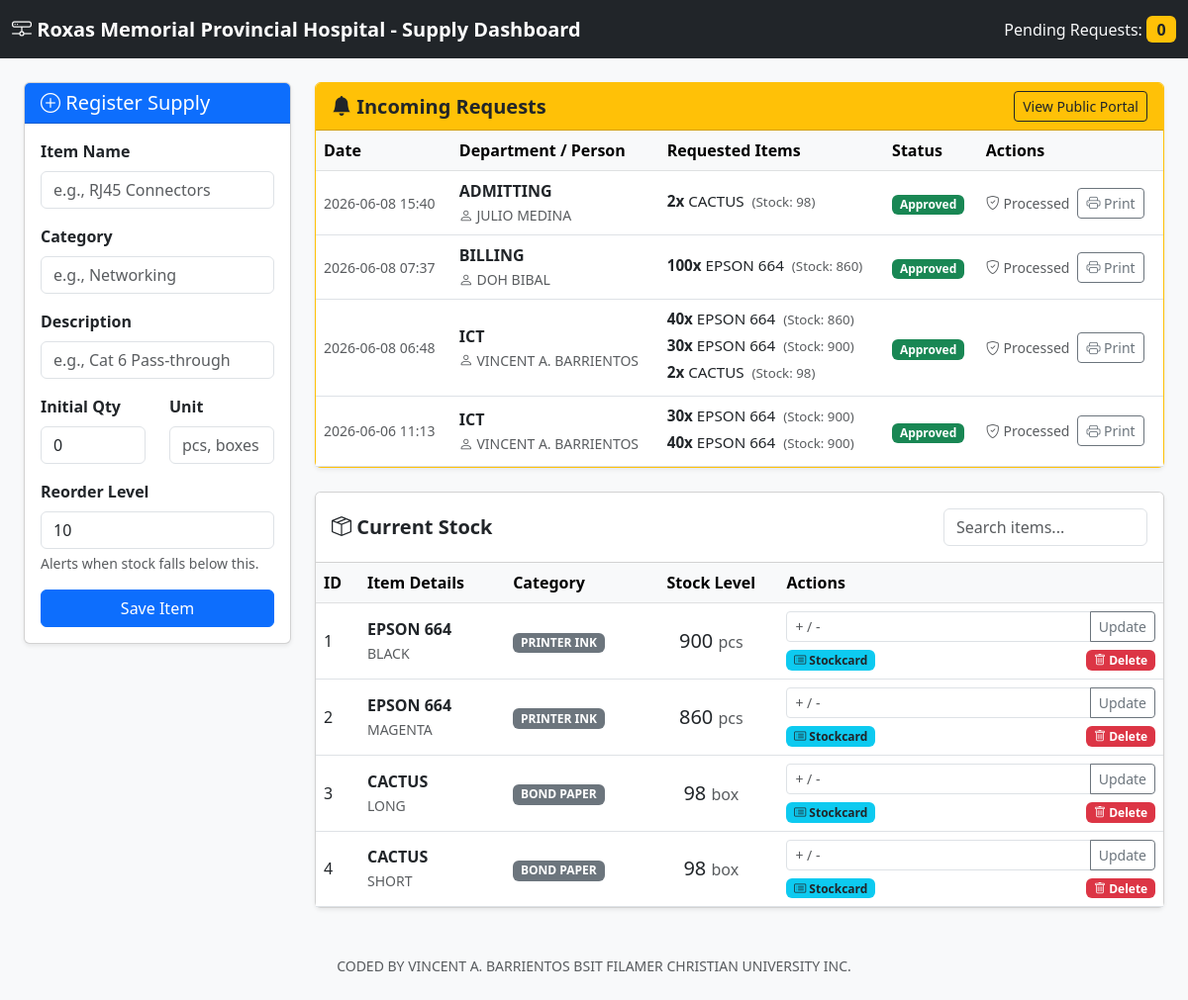
Page /dashboard on the earlier database version.
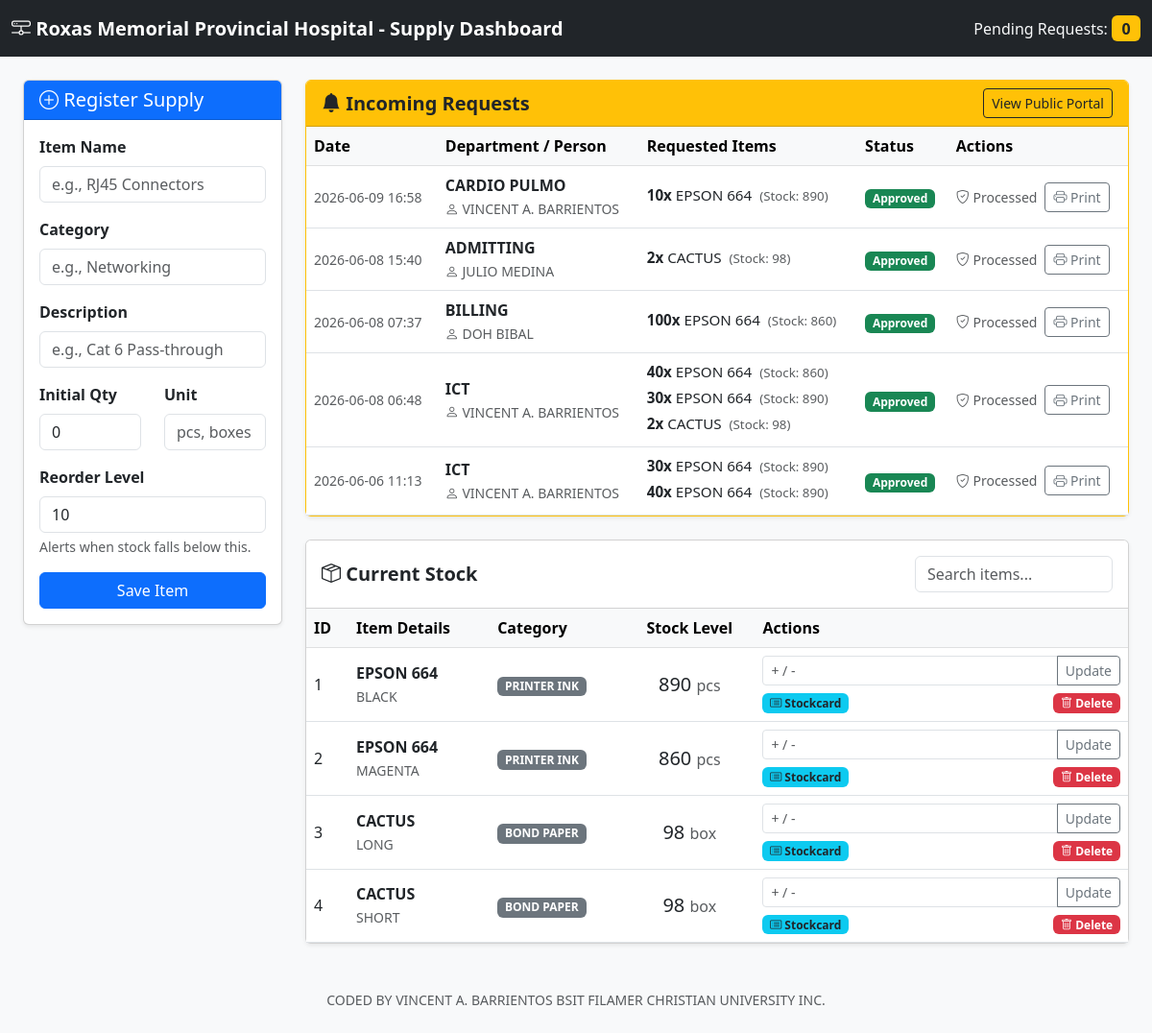
Same page on the later database version.
### app.py (models this page shows)
class DepartmentRequest(db.Model):
    __tablename__ = 'department_requests'
    id = db.Column(db.Integer, primary_key=True)
    batch_id = db.Column(db.String(50), nullable=False)
    department_name = db.Column(db.String(100), nullable=False)
    requested_by = db.Column(db.String(100), nullable=False)
    supply_id = db.Column(db.Integer, db.ForeignKey('supplies.id'), nullable=False)
    quantity = db.Column(db.Integer, nullable=False)
    purpose = db.Column(db.String(255), nullable=False)
    status = db.Column(db.String(20), default='Pending')
    created_at = db.Column(db.DateTime, default=get_pht_time)
    supply = db.relationship('Supply', backref=db.backref('requests', lazy=True))

class Supply(db.Model):
    __tablename__ = 'supplies'
    id = db.Column(db.Integer, primary_key=True)
    name = db.Column(db.String(150), nullable=False)
    category = db.Column(db.String(100), nullable=True)
    description = db.Column(db.String(255), nullable=True)
    quantity = db.Column(db.Integer, nullable=False, default=0)
    unit = db.Column(db.String(50), nullable=False)
    reorder_level = db.Column(db.Integer, nullable=False, default=10)
    created_at = db.Column(db.DateTime, default=get_pht_time)
    updated_at = db.Column(db.DateTime, default=get_pht_time, onupdate=get_pht_time)

### app.py (the view)
@app.route('/dashboard')
def dashboard():
    supplies = Supply.query.all()
    all_requests = DepartmentRequest.query.order_by(DepartmentRequest.created_at.desc()).all()
    grouped_batches = {}
    for req in all_requests:
        if req.batch_id not in grouped_batches:
            grouped_batches[req.batch_id] = {
                'batch_id': req.batch_id,
                'created_at': req.created_at,
                'department_name': req.department_name,
                'requested_by': req.requested_by,
                'status': req.status,
                'items': []
            }
        grouped_batches[req.batch_id]['items'].append(req)
    requests_to_display = list(grouped_batches.values())
    pending_count = len([b for b in requests_to_display if b['status'] == 'Pending'])
    return render_template('dashboard.html', items=supplies, requests=requests_to_display, pending_count=pending_count)

### templates/dashboard.html (shortened to what the changed rows need)
<!DOCTYPE html>
<html lang="en">
<head>
    <link href="https://cdn.jsdelivr.net/npm/bootstrap@5.3.0/dist/css/bootstrap.min.css" rel="stylesheet">
    <link rel="stylesheet" href="https://cdn.jsdelivr.net/npm/bootstrap-icons@1.10.5/font/bootstrap-icons.css">
</head>
<body>
    <div class="container-fluid px-4">
        <div class="row">
            <div class="col-md-8 col-lg-9">
                <div class="card shadow-sm border-warning mb-4">
                    <div class="card-body p-0 table-responsive">
                        <table class="table table-hover mb-0">
                            <thead class="table-light">
                                <tr>
                                    <th>Date</th>
                                    <th>Department / Person</th>
                                    <th>Requested Items</th>
                                    <th>Status</th>
                                    <th>Actions</th>
                                </tr>
                            </thead>
                            <tbody>
                                {% for batch in requests %}
                                <tr class="align-middle">
                                    <td class="small text-muted">{{ batch['created_at'].strftime('%Y-%m-%d %H:%M') }}</td>
                                    <td>
                                        <strong>{{ batch['department_name'] }}</strong><br>
                                        <small class="text-muted"><i class="bi bi-person"></i> {{ batch['requested_by'] }}</small>
                                    </td>
                                    <td>
                                        <ul class="list-unstyled mb-0">
                                            {% for req in batch['items'] %}
                                            <li class="mb-1" style="font-size: 0.95em;">
                                                <span class="fw-bold">{{ req.quantity }}x</span> {{ req.supply.name }}
                                                <small class="text-muted ms-1">(Stock: {{ req.supply.quantity }})</small>
                                            </li>
                                            {% endfor %}
                                        </ul>
                                    </td>
                                    <td>
                                        {% if batch['status'] == 'Pending' %}
                                            <span class="badge bg-warning text-dark">Pending</span>
                                        {% elif batch['status'] == 'Approved' %}
                                            <span class="badge bg-success">Approved</span>
                                        {% else %}
                                            <span class="badge bg-danger">Denied</span>
                                        {% endif %}
                                    </td>
                                   <td>
                                        {% if batch['status'] == 'Pending' %}
                                        <div class="btn-group" role="group">
                                            <button type="button" class="btn btn-sm btn-success" data-bs-toggle="modal" data-bs-target="#approveModal{{ batch['batch_id'] }}" title="Review & Approve Batch">
                                                <i class="bi bi-check-lg"></i>
                                            </button>
                                            <a href="/process-batch/{{ batch['batch_id'] }}/deny" class="btn btn-sm btn-danger" title="Deny Entire Batch">
                                                <i class="bi bi-x-lg"></i>
                                            </a>
                                            <a href="/print-bulk/{{ batch['batch_id'] }}" target="_blank" class="btn btn-sm btn-secondary" title="Print Pending Request">
                                                <i class="bi bi-printer"></i>
                                            </a>
                                        </div>
                                        <div class="modal fade text-start" id="approveModal{{ batch['batch_id'] }}" tabindex="-1" aria-hidden="true">
                                            <div class="modal-dialog">
                                                <div class="modal-content">
                                                    <form action="/process-batch/{{ batch['batch_id'] }}/approve" method="POST">
                                                        <div class="modal-header bg-success text-white">
                                                            <h5 class="modal-title"><i class="bi bi-clipboard-check"></i> Approve Release</h5>
                                                            <button type="button" class="btn-close btn-close-white" data-bs-dismiss="modal" aria-label="Close"></button>
                                                        </div>
                                                        <div class="modal-body">
                                                            <p class="text-muted small mb-3">Adjust the quantities to be released below. You cannot release more than what was requested or more than current stock.</p>
                                                            {% for req in batch['items'] %}
                                                            <div class="mb-3 d-flex align-items-center justify-content-between border-bottom pb-2">
                                                                <div>
                                                                    <strong>{{ req.supply.name }}</strong><br>
                                                                    <small class="text-muted">Requested: {{ req.quantity }} | Available Stock: {{ req.supply.quantity }}</small>
                                                                </div>
                                                                <div style="width: 100px;">
                                                                    <input type="number" class="form-control" name="qty_{{ req.id }}"
                                                                           value="{{ req.quantity }}"
                                                                           min="0"
                                                                           max="{{ req.quantity if req.quantity <= req.supply.quantity else req.supply.quantity }}"
                                                                           required>
                                                                </div>
                                                            </div>
                                                            {% endfor %}
                                                        </div>
                                                        <div class="modal-footer">
                                                            <button type="button" class="btn btn-secondary" data-bs-dismiss="modal">Cancel</button>
                                                            <button type="submit" class="btn btn-success">Confirm Release</button>
                                                        </div>
                                                    </form>
                                                </div>
                                            </div>
                                        </div>
                                        {% else %}
                                            <div class="d-flex align-items-center">
                                                <span class="text-muted small me-2"><i class="bi bi-shield-check"></i> Processed</span>
                                                <a href="/print-bulk/{{ batch['batch_id'] }}" target="_blank" class="btn btn-sm btn-outline-secondary" title="Print Approved/Denied Record">
                                                    <i class="bi bi-printer"></i> Print
                                                </a>
                                            </div>
                                        {% endif %}
                                    </td>
                                </tr>
                                {% else %}
                                <tr>
                                    <td colspan="5" class="text-center py-3 text-muted">No pending requests.</td>
                                </tr>
                                {% endfor %}
                            </tbody>
                        </table>
                    </div>
                </div>
                <div class="card shadow-sm">
                    <div class="card-body p-0 table-responsive">
                        <table class="table table-hover mb-0" id="inventoryTable">
                            <thead class="table-light">
                                <tr>
                                    <th>ID</th>
                                    <th>Item Details</th>
                                    <th>Category</th>
                                    <th class="text-center">Stock Level</th>
                                    <th>Actions</th>
                                </tr>
                            </thead>
                            <tbody>
                                {% for item in items %}
                                <tr class="{% if item.quantity <= item.reorder_level %}low-stock-row{% endif %} align-middle">
                                    <td>{{ item.id }}</td>
                                    <td>
                                        <strong>{{ item.name }}</strong><br>
                                        <small class="text-muted">{{ item.description }}</small>
                                    </td>
                                    <td><span class="badge bg-secondary">{{ item.category }}</span></td>
                                    <td class="text-center">
                                        <h5 class="mb-0">
                                            {{ item.quantity }} <small class="text-muted fs-6">{{ item.unit }}</small>
                                        </h5>
                                    </td>
                                    <td>
                                        <form action="/update/{{ item.id }}" method="POST" class="d-flex align-items-center mb-1">
                                            <div class="input-group input-group-sm w-100">
                                                <input type="number" class="form-control" name="adjustment" placeholder="+ / -" required>
                                                <button class="btn btn-outline-secondary" type="submit">Update</button>
                                            </div>
                                        </form>
                                        <div class="d-flex justify-content-between mt-2">
                                            <a href="/stockcard/{{ item.id }}" class="badge bg-info text-decoration-none text-dark">
                                                <i class="bi bi-card-list"></i> Stockcard
                                            </a>
                                            <a href="/delete/{{ item.id }}" class="badge bg-danger text-decoration-none" onclick="return confirm('Are you sure you want to delete {{ item.name }}?')">
                                                <i class="bi bi-trash"></i> Delete
                                            </a>
                                        </div>
                                    </td>
                                </tr>
                                {% endfor %}
                            </tbody>
                        </table>
                    </div>
                </div>
            </div>
        </div>
    </div>
</body>
</html>

Differences in the rows shown:
added DepartmentRequest: created_at "2026-06-09 16:58", department_name "CARDIO PULMO", requested_by "VINCENT A. BARRIENTOS", quantity "10", supply.name "EPSON 664", supply.quantity "890", status "Approved"
changed through a linked row, DepartmentRequest (number 5 of 8 on the later page): supply.quantity "900" → "890"
changed through a linked row, DepartmentRequest (number 7 of 8 on the later page): supply.quantity "900" → "890"
changed through a linked row, DepartmentRequest (number 8 of 8 on the later page): supply.quantity "900" → "890"
changed Supply "BLACK": quantity "900" → "890"
